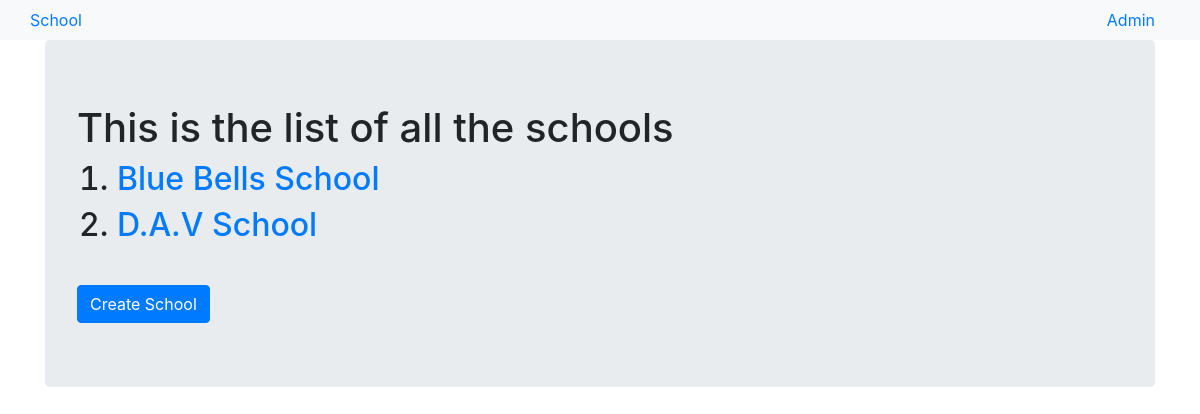
Before: /app_one/ with the older database file.
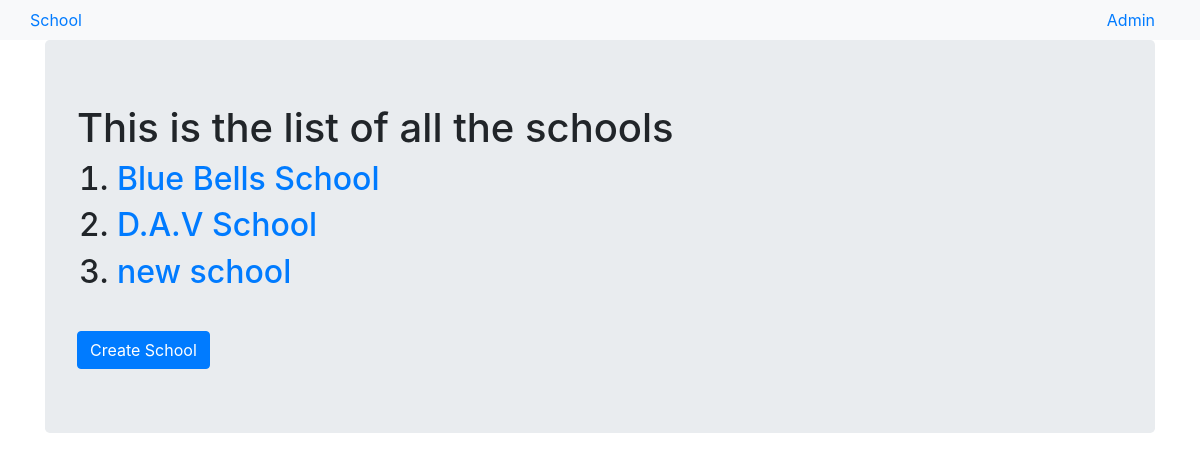
After: the same page with the newer database file.
### app_one/models.py (models this page shows, shortened)
class School(models.Model):
    name = models.CharField(max_length=256)
    principal = models.CharField(max_length=256)
    location = models.CharField(max_length=256)

### app_one/views.py (the view)
# urls.py: path('',views.SchoolListView.as_view(),name='list'),
class SchoolListView(ListView):
    model = models.School
    context_object_name = 'schools'

### app_one/templates/app_one/school_list.html
{% extends 'app_one/app_one_base.html' %}
{% block body_block %}
<div class="jumbotron">
<h1>This is the list of all the schools</h1>
<ol>
    {% for school in schools %}
    <h2><li><a href="{{ school.id }}">{{ school.name }}</a></li></h2>
    {% endfor %}
</ol>
    <br>
    <a class="btn btn-primary" href="{% url 'app_one:create' %}">Create School</a>
</div>
{% endblock %}

Changed rows visible on the page:
added School: name "new school"
